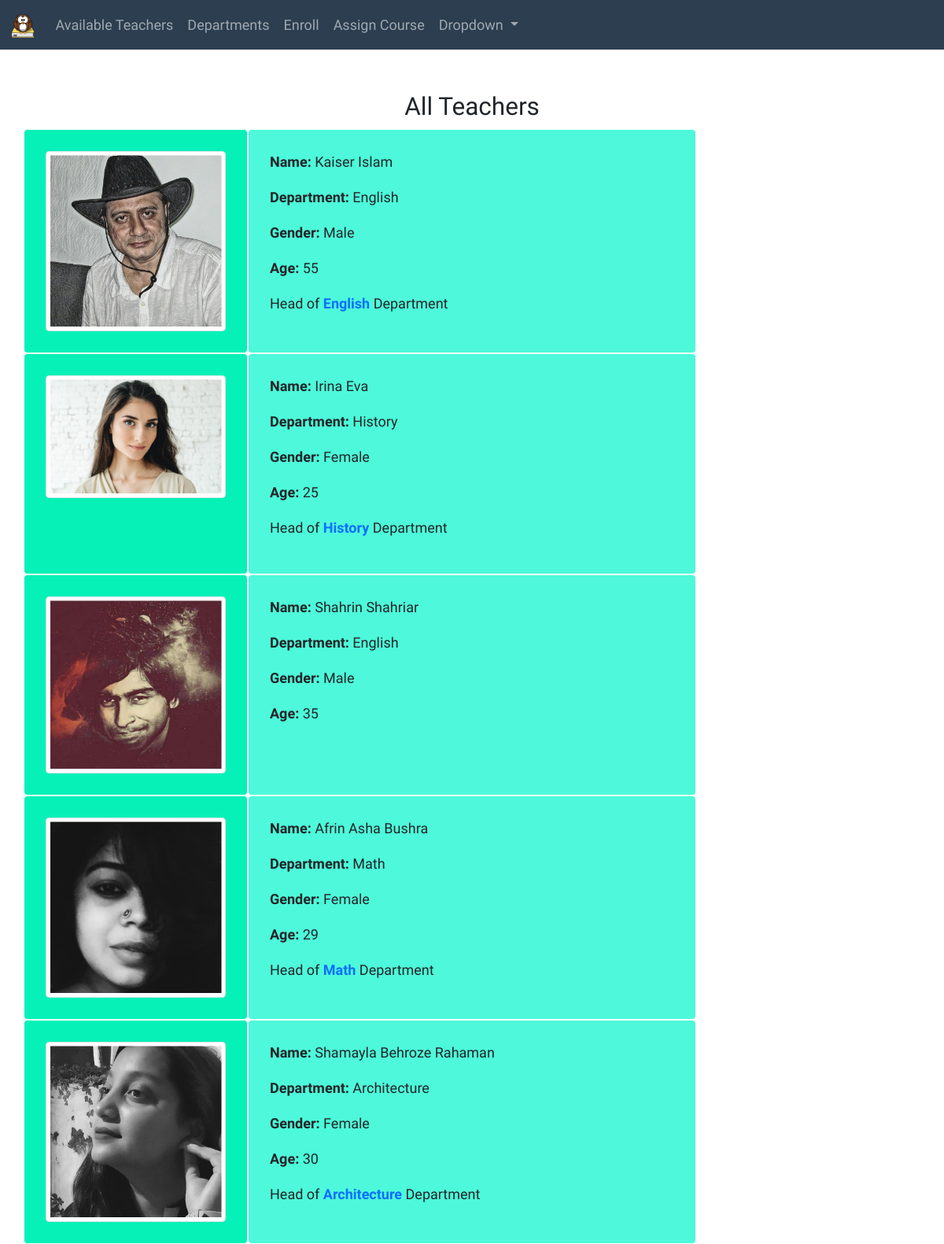
The page /teachers on the database its author committed.
### management/models.py (models this page shows, shortened)
class Teacher(models.Model):
    name = models.CharField(max_length=100)
    department = models.ForeignKey(Department, on_delete=models.PROTECT, related_name='its_teachers')
    gender = models.CharField(max_length=11)
    age = models.IntegerField()
    pro_pic = models.ImageField(blank = True, null = True, upload_to = "profile_pictures/")
    head = models.ForeignKey(Department,on_delete=models.PROTECT, related_name = "department_head", null=True,blank=True)

class Department(models.Model):
    name = models.CharField(max_length=50)
    def __str__(self):
        return f"{self.name}"

### management/views.py (the view)
# urls.py: path("teachers", views.list_teachers, name = 'list_teachers'),
def list_teachers(request):
    try:
        teachers = Teacher.objects.all()
    except Teacher.EmptyResultSet:
        return render(request, "management/teachers.html")
    return render(request, "management/teachers.html", {
        "teachers": teachers,
        "form": Upload_form()
    })

### management/templates/management/teachers.html (shortened to what this page needs)
{% extends 'management/layout.html' %}
{% load static %}
{% block body %}
<h3 class="text-center">All Teachers</h3>
<div class="row">
    {% for teacher in teachers %}
    <div class="col-lg-3 border border-white rounded mx p-4" style="background-color:#05F1B8;">
        {% if teacher.pro_pic %}
            <img class="img-thumbnail" src="{{ teacher.pro_pic.url }}" alt="Profile picture of {{teacher.name}}">
        {% endif %}
    </div>
    <div class="col-lg-6 border border-white rounded mx p-4" style="background-color:#4DF9DA;">
        <p><strong>Name:</strong> {{teacher.name}}</p>
        <p><strong>Department:</strong> {{teacher.department}}</p>
        <p><strong>Gender:</strong> {{teacher.gender|title}}</p>
        <p><strong>Age:</strong> {{teacher.age}}</p>
        {% if teacher.head %}
            <p>Head of <strong><a href="{% url 'management:courses' teacher.head %}">{{teacher.head}}</a></strong> Department</p>
        {% endif %}
    </div>
    <div class="col-lg-3">
    </div>
    {% empty %}
        <p><strong>Message:</strong> No registered teacher found! </p>
    {% endfor %}
</div>
{% endblock %}

### management/templates/management/layout.html (shortened to what this page needs)
{% load static %}
<!DOCTYPE html>
<html>
    <head>
        <link href="https://cdn.jsdelivr.net/npm/bootstrap@5.0.0-beta1/dist/css/bootstrap.min.css" rel="stylesheet">
        <link rel="stylesheet" href="{% static 'management/styles.css' %}">
    </head>
    <body class="">
        <nav class="navbar navbar-expand-lg navbar-dark">
            <div class="container-fluid">
              <a class="navbar-brand" href="{% url 'management:home' %}">
                <img src="{% static 'management/logo.png' %}" width="30" height="30" alt="">
              </a>
              <div class="collapse navbar-collapse" id="navbarSupportedContent">
                <ul class="navbar-nav me-auto mb-2 mb-lg-0">
                  <li class="nav-item">
                    <a class="nav-link " href="{% url 'management:list_teachers' %}" tabindex="-1" aria-disabled="true">Available Teachers</a>
                  </li>
                  <li class="nav-item">
                    <a class="nav-link" href="{% url 'management:departments' %}">Departments</a>
                  </li>
                  <li class="nav-item">
                    <a class="nav-link" href="{% url 'management:add_student' %}">Enroll</a>
                  </li>
                  <li class="nav-item">
                    <a class="nav-link " href="{% url 'management:assign_course' %}" tabindex="-1" aria-disabled="true">Assign Course</a>
                  </li>
                  <li class="nav-item dropdown">
                    <a class="nav-link dropdown-toggle" href="#" id="navbarDropdown" role="button" data-toggle="dropdown" aria-haspopup="true" aria-expanded="false">
                      Dropdown
                    </a>
                  </li>
                </ul>
              </div>
            </div>
          </nav>
        <div class="container mt-5">
            {% block body %}
            {% endblock %}
        </div>
    </body>
</html>

### management/static/management/styles.css (style rules this page uses)
* { font-family: 'Pathway Gothic One', sans-serif; font-size: 18px; }
body { background-color: #fff; }
.navbar { background-color: #2C3E50 ; }
a { text-decoration: none!important; }

### rows shown on the page
Teacher: pro_pic (picture), name "Kaiser Islam", department "English", gender "Male", age "55", head "English"
Teacher: pro_pic (picture), name "Irina Eva", department "History", gender "Female", age "25", head "History"
Teacher: pro_pic (picture), name "Shahrin Shahriar", department "English", gender "Male", age "35"
Teacher: pro_pic (picture), name "Afrin Asha Bushra", department "Math", gender "Female", age "29", head "Math"
Teacher: pro_pic (picture), name "Shamayla Behroze Rahaman", department "Architecture", gender "Female", age "30", head "Architecture"
